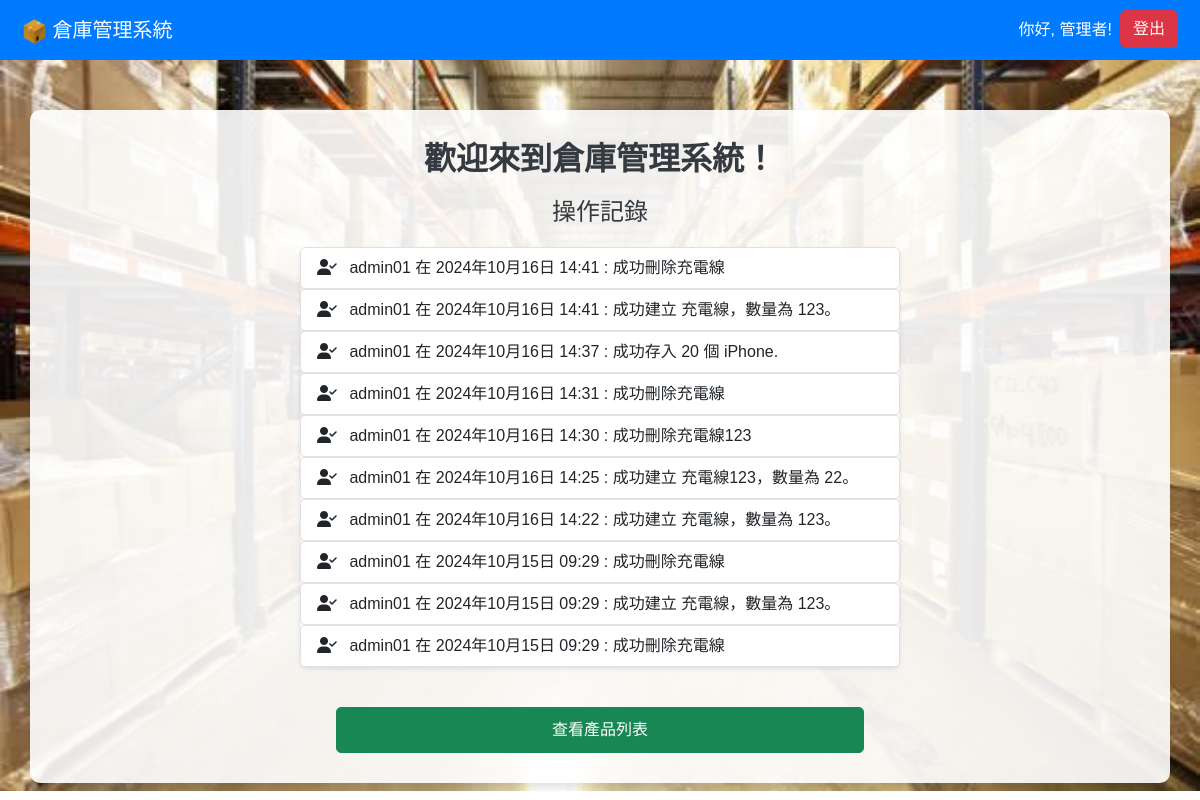
The app's page / (signed in) with its own data.
### myapp/models.py (models this page shows, shortened)
class ActivityLog(models.Model):
    user = models.ForeignKey(User, on_delete=models.CASCADE)
    action = models.CharField(max_length=255)  # 動作描述
    timestamp = models.DateTimeField(auto_now_add=True)  # 記錄時間

### myapp/views.py (the view)
# urls.py: path('', views.home_view, name='home'),
def home_view(request):
    user = request.user  # 獲取登入者資訊
    logs = ActivityLog.objects.order_by('-timestamp')[:10]  # 只顯示最近的10條記錄
    return render(request, 'home.html', {'user': user,'logs': logs})

### templates/home.html (shortened to what this page needs)
<!DOCTYPE html>
<html lang="en">
<head>
    {% load static %}
    <link rel="stylesheet" href="{% static 'css/bootstrap.min.css' %}"/>
    <link rel="stylesheet" href="https://cdn.jsdelivr.net/npm/bootstrap@5.3.0/dist/css/bootstrap.min.css">
</head>
<body>
    <nav class="navbar navbar-expand-lg navbar-custom nav-dark">
        <div class="container-fluid">
            <a class="navbar-brand" href="{% url 'home' %}"><img src="{% static 'images/Box_ico.ico' %}" width="25px" height="25px">&nbsp;倉庫管理系統</a>
            <div class="collapse navbar-collapse" id="navbarNav">
                <ul class="navbar-nav ms-auto">
                    {% if user.is_authenticated %}
                        <li class="nav-item">
                            {% if user.first_name or user.last_name %}
                                <a class="nav-link">你好, {{ user.last_name }}{{ user.first_name }}!</a>
                            {% else %}
                                <a class="nav-link">你好, {{ user.username }}!</a>
                            {% endif %}
                        </li>
                        <li class="nav-item">
                            <form method="POST" action="{% url 'logout' %}" class="d-inline">
                                <button type="submit" class="btn btn-danger">登出</button>
                            </form>
                        </li>
                    {% else %}
                        <li class="nav-item">
                            <a href="{% url 'login' %}" class="btn btn-primary">登入</a>
                        </li>
                    {% endif %}
                </ul>
            </div>
        </div>
    </nav>
    <div class="container welcome-container">
        <h1 class="header-title">歡迎來到倉庫管理系統！</h1>
        <h2 class="record-title">操作記錄</h2>
        <div class="log-list">
            <ul class="list-group">
                {% for log in logs %}
                    <li class="list-group-item d-flex justify-content-between align-items-center">
                        <div>
                            <i class="fas fa-user-check me-2"></i>
                            {{ log.user.username }} 在 {{ log.timestamp|date:"Y年m月d日 H:i" }} : {{ log.action }}
                        </div>
                    </li>
                {% empty %}
                    <li class="list-group-item">目前沒有操作記錄。</li>
                {% endfor %}
            </ul>
        </div>
        {% if user.is_authenticated %}
        <div class="row justify-content-center">
            <div class="col-md-6">
                <a href="{% url 'product_list' %}" class="btn btn-success btn-custom">查看產品列表</a>
            </div>
        </div>
        {% endif %}
    </div>
</body>
</html>

### records on screen
ActivityLog: user.username "admin01", timestamp "2024年10月16日 14:41", action "成功刪除充電線"
ActivityLog: user.username "admin01", timestamp "2024年10月16日 14:41", action "成功建立 充電線，數量為 123。"
ActivityLog: user.username "admin01", timestamp "2024年10月16日 14:37", action "成功存入 20 個 iPhone."
ActivityLog: user.username "admin01", timestamp "2024年10月16日 14:31", action "成功刪除充電線"
ActivityLog: user.username "admin01", timestamp "2024年10月16日 14:30", action "成功刪除充電線123"
ActivityLog: user.username "admin01", timestamp "2024年10月16日 14:25", action "成功建立 充電線123，數量為 22。"
ActivityLog: user.username "admin01", timestamp "2024年10月16日 14:22", action "成功建立 充電線，數量為 123。"
ActivityLog: user.username "admin01", timestamp "2024年10月15日 09:29", action "成功刪除充電線"
ActivityLog: user.username "admin01", timestamp "2024年10月15日 09:29", action "成功建立 充電線，數量為 123。"
ActivityLog: user.username "admin01", timestamp "2024年10月15日 09:29", action "成功刪除充電線"

### other values on screen
{{ user.last_name }} "管"
{{ user.first_name }} "理者"
